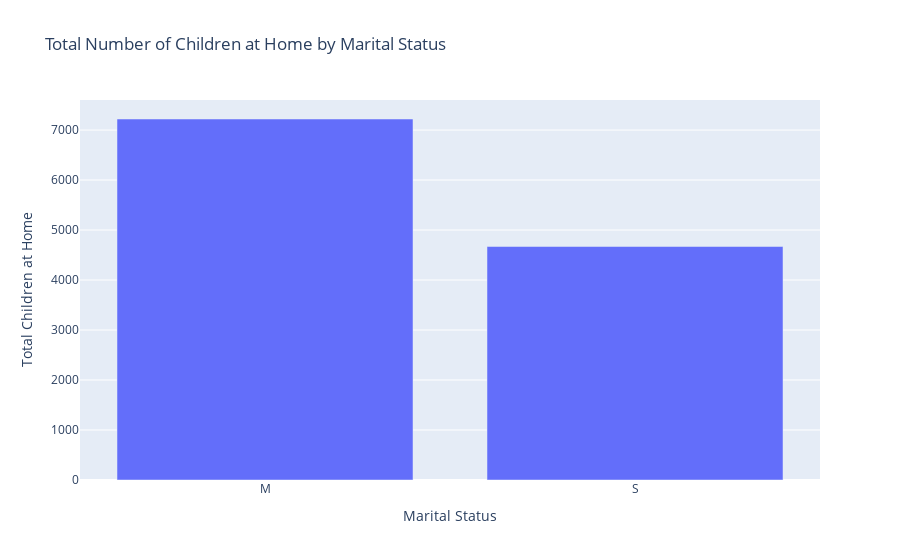

Notebook code cell kept with this figure:
### Code cell
# Visualize the results using Plotly
import plotly.graph_objects as go
from pyspark.sql import SparkSession

# Create a SparkSession
spark = SparkSession.builder.getOrCreate()

# Execute the query and retrieve the results as a PySpark DataFrame
total_children_at_home = spark.sql("""
    SELECT MaritalStatus, SUM(NumberChildrenAtHome) AS total_children_at_home
    FROM my_table
    GROUP BY MaritalStatus
""")

# Collect the results as a list of dictionaries
result_list = total_children_at_home.collect()

# Extract the marital status and total children at home values
marital_status = [row["MaritalStatus"] for row in result_list]
total_children = [row["total_children_at_home"] for row in result_list]

# Create a bar plot using Plotly
fig = go.Figure(data=[go.Bar(x=marital_status, y=total_children)])
fig.update_layout(title='Total Number of Children at Home by Marital Status', xaxis_title='Marital Status', yaxis_title='Total Children at Home')
fig.show()

### Figure 1 — Plotly figure (JSON) as saved in the notebook; plotly's stock layout.template omitted (floating-point values rounded to 4 significant figures)
{"data": [{"type": "bar", "x": ["M", "S"], "y": [7221, 4670]}], "layout": {"title": {"text": "Total Number of Children at Home by Marital Status"}, "xaxis": {"title": {"text": "Marital Status"}}, "yaxis": {"title": {"text": "Total Children at Home"}}}}
